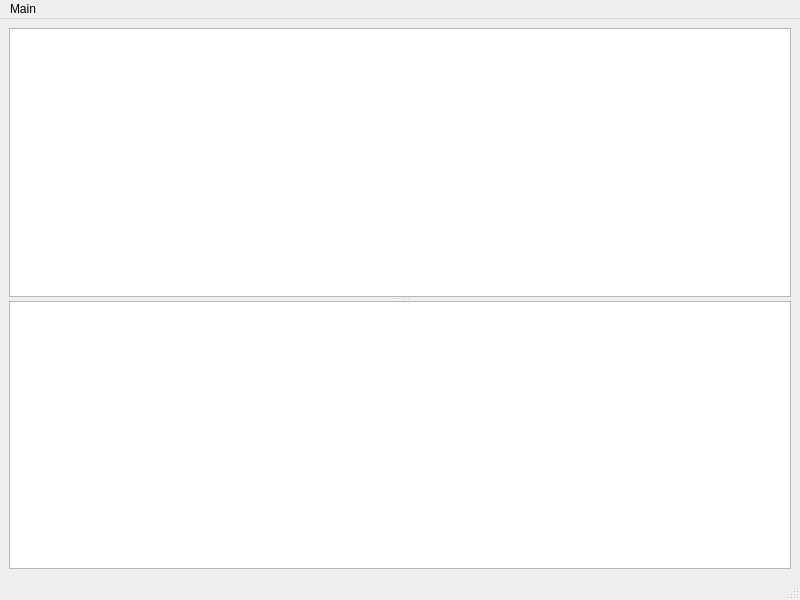
<?xml version="1.0" encoding="UTF-8"?>
<ui version="4.0">
 <class>MainWindow</class>
 <widget class="QMainWindow" name="MainWindow">
  <property name="geometry">
   <rect>
    <x>0</x>
    <y>0</y>
    <width>800</width>
    <height>600</height>
   </rect>
  </property>
  <property name="windowTitle">
   <string>MainWindow</string>
  </property>
  <widget class="QWidget" name="centralwidget">
   <layout class="QVBoxLayout" name="verticalLayout">
    <item>
     <widget class="QSplitter" name="splitter">
      <property name="orientation">
       <enum>Qt::Vertical</enum>
      </property>
      <widget class="QGraphicsView" name="overallGraphicsView"/>
      <widget class="MainView" name="mainGraphicsView"/>
     </widget>
    </item>
   </layout>
  </widget>
  <widget class="QMenuBar" name="menubar">
   <property name="geometry">
    <rect>
     <x>0</x>
     <y>0</y>
     <width>800</width>
     <height>25</height>
    </rect>
   </property>
   <widget class="QMenu" name="menuMain">
    <property name="title">
     <string>Main</string>
    </property>
    <addaction name="actionLoad"/>
    <addaction name="separator"/>
    <addaction name="actionQuit"/>
   </widget>
   <addaction name="menuMain"/>
  </widget>
  <widget class="QStatusBar" name="statusbar"/>
  <action name="actionLoad">
   <property name="text">
    <string>Load</string>
   </property>
  </action>
  <action name="actionQuit">
   <property name="text">
    <string>Quit</string>
   </property>
  </action>
 </widget>
 <customwidgets>
  <customwidget>
   <class>MainView</class>
   <extends>QGraphicsView</extends>
   <header>main_view.hpp</header>
  </customwidget>
 </customwidgets>
 <resources/>
 <connections/>
</ui>
